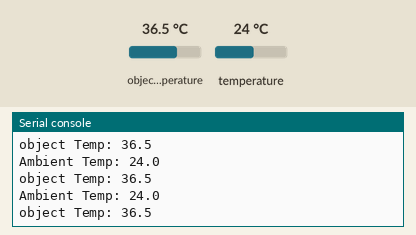
This program was run on a simulated CircuitPython board. Shown: the last lines printed to the serial console. The inputs (shaded band) are chosen by the test bench; at power-on: object temperature 36.5 °C, temperature 24 °C.

Above: at 1.2 s.
1.3 s: object temperature set to 20 °C
At 1.9 s:
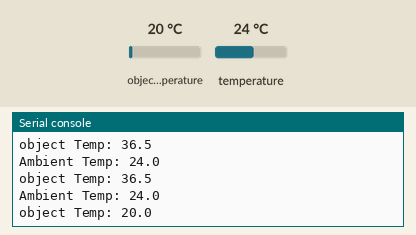
2.8 s: temperature set to 12 °C
At 3.4 s:
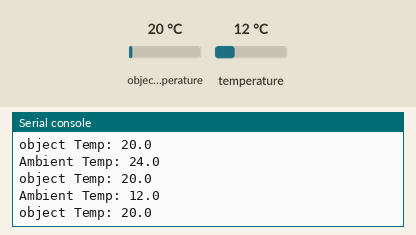
4.3 s: object temperature set to 26 °C
At 4.9 s:
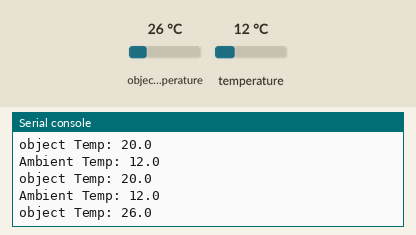
Timing chart, 0 to 7.3 s (numbered marks = the images above; inputs shaded):
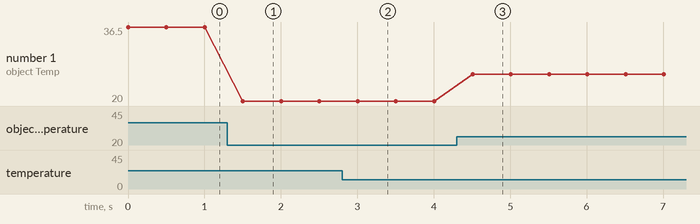

The program:

rd_temp.py
```python
import board
import adafruit_mlx90614
import time

i2c=board.I2C()
mlx = adafruit_mlx90614.MLX90614(i2c)
while True:
    print(f'Ambient Temp: {mlx.ambient_temperature}')
    print(f'object Temp: {mlx.object_temperature}')
    time.sleep(0.5)
```

Measured:
- after the input at 1.3 s, the serial console: prints a new line after 0.20 s (image 1)
- after the input at 2.8 s, the serial console: prints a new line after 0.20 s (image 2)
- after the input at 4.3 s, the serial console: prints a new line after 0.21 s (image 3)
- plotted number 1: 36.5 → 20 after the input at 1.3 s, 20 → 26 after the input at 4.3 s
